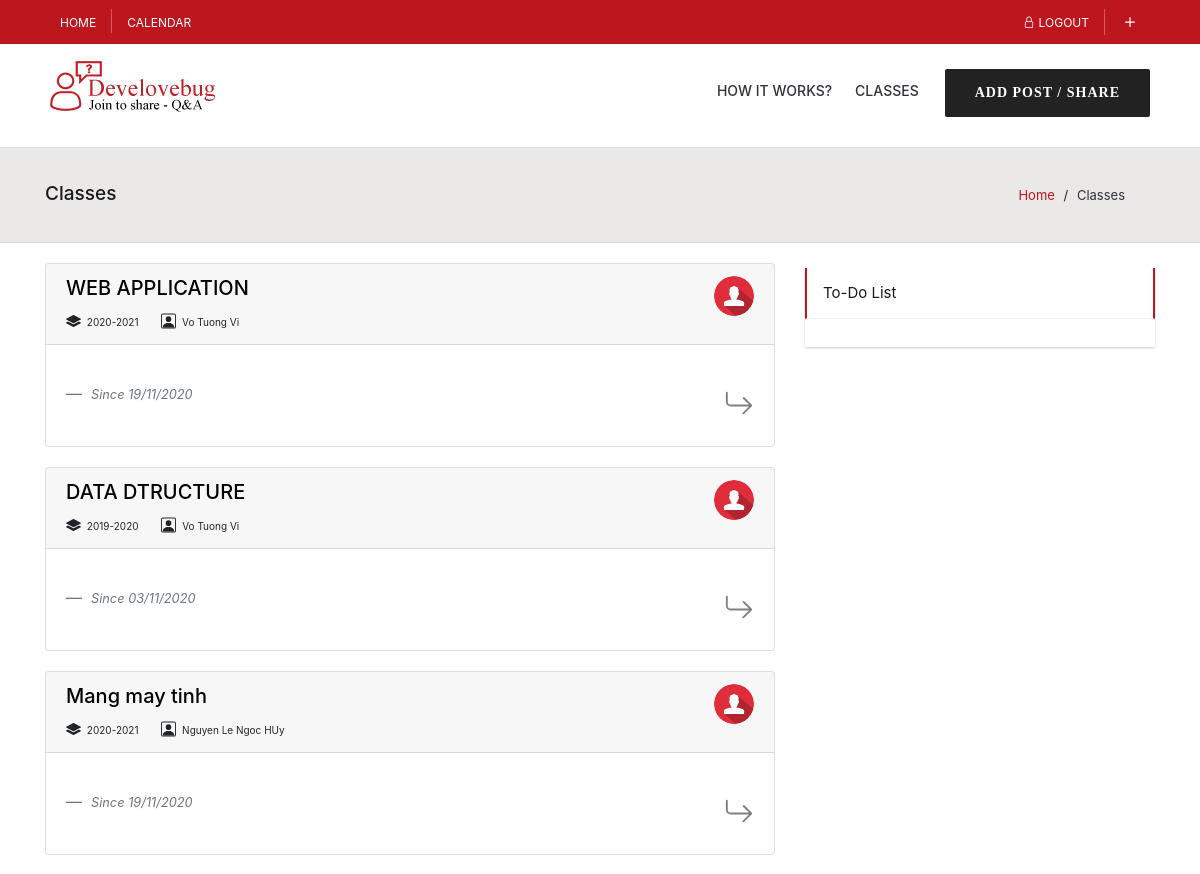
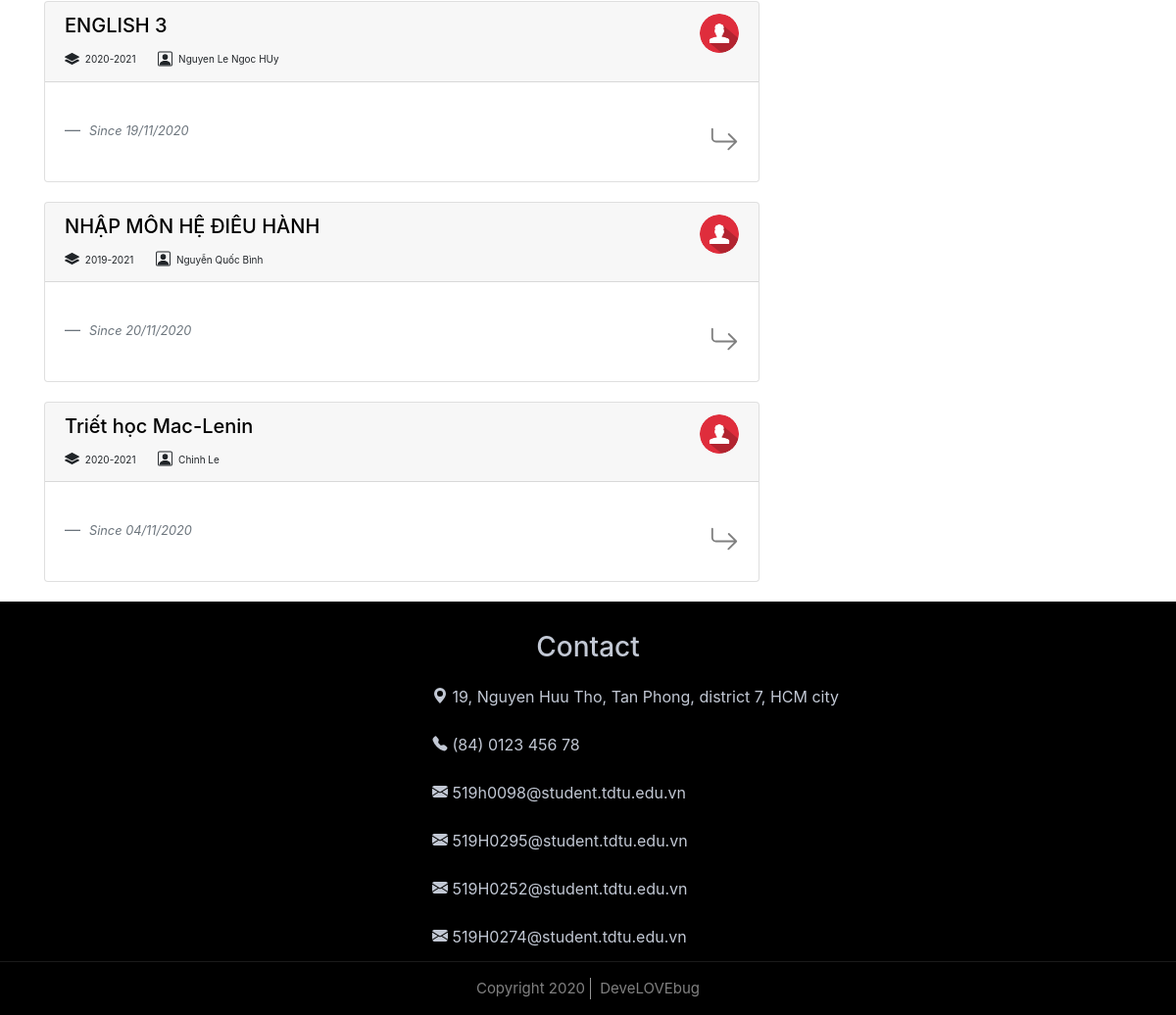
The app's page /classes.php (signed in), older data (2 pictures, top to bottom).
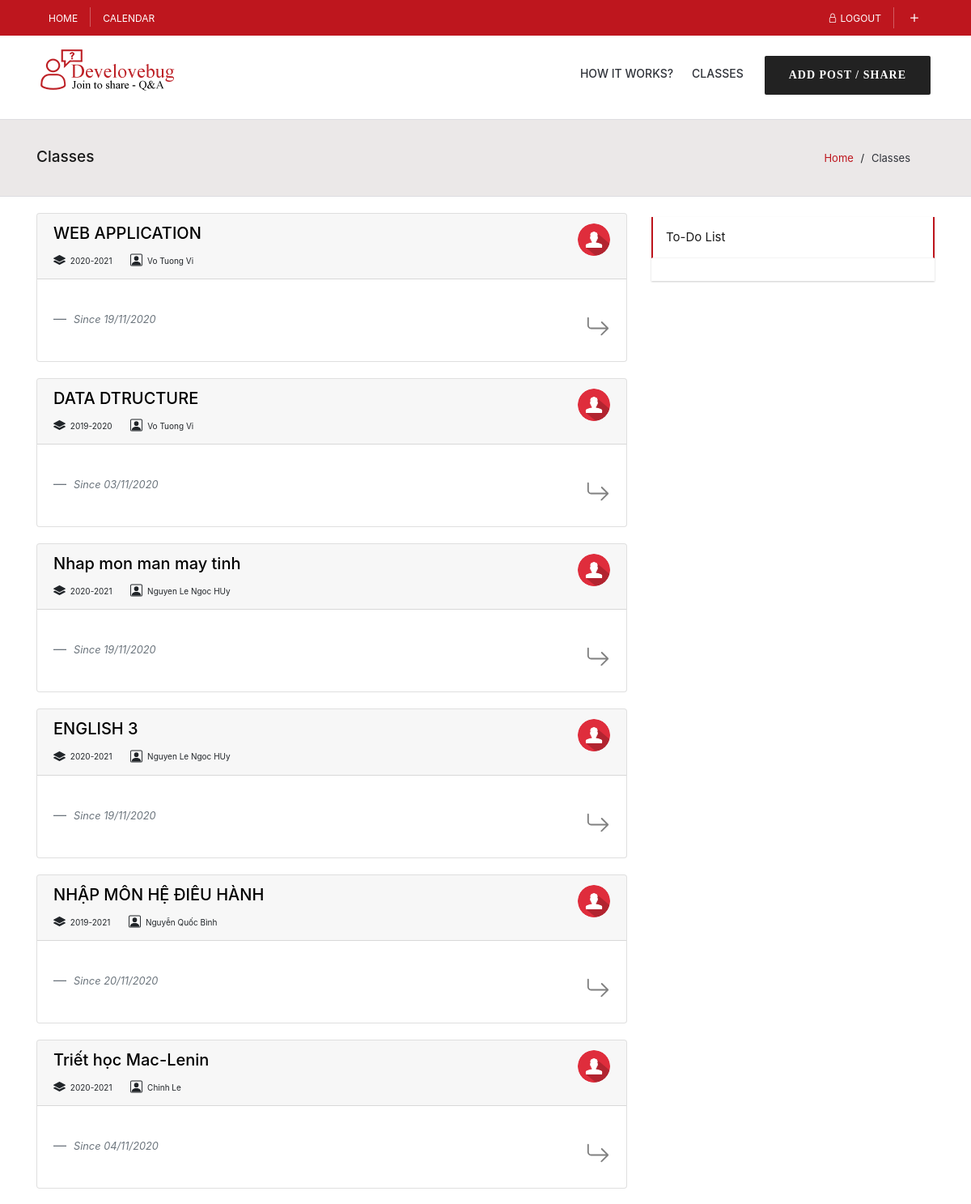
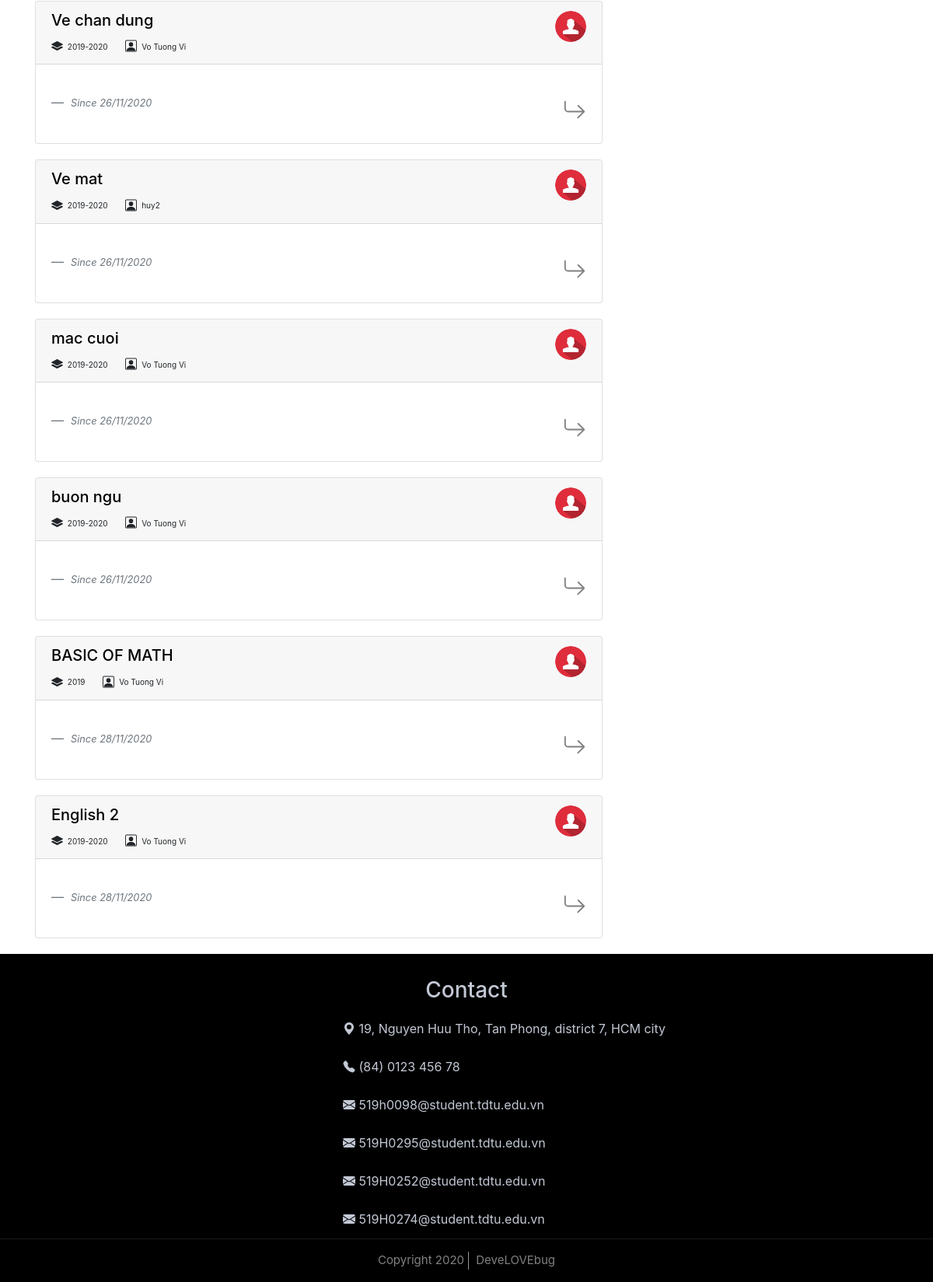
The same page, newer data (2 pictures, top to bottom).
### tables this page shows
CREATE TABLE `class_user_role` (
  `class_id` int(11) NOT NULL,
  `user_id` int(11) NOT NULL,
  `role_id` int(11) NOT NULL
);

CREATE TABLE `classes` (
  `id` int(11) NOT NULL,
  `subject` varchar(255) NOT NULL,
  `code` varchar(255) NOT NULL,
  `semester` varchar(255) NOT NULL,
  `room` varchar(255) DEFAULT NULL,
  `avatar` varchar(255) NOT NULL DEFAULT 'img/class1.png',
  `created_date` date NOT NULL
);

CREATE TABLE `users` (
  `id` int(11) NOT NULL,
  `username` varchar(255) NOT NULL,
  `password` varchar(255) NOT NULL,
  `email` varchar(255) NOT NULL,
  `fullname` varchar(255) NOT NULL,
  `birth` date NOT NULL,
  `tel` varchar(255) NOT NULL,
  `token` varchar(255) NOT NULL,
  `verified` tinyint(1) NOT NULL,
  `avatar` varchar(256) DEFAULT 'img/avatar.png'
);

### dao/functions.php (called while the page is built, shortened)
<?php
    function getClassInfo($conn, $classId){
        $sql =  $conn->prepare("SELECT * FROM classes WHERE id = ?");
        $sql->bind_param("i", $classId);
        $result = null;
        if($sql->execute()){
            $result = $sql->get_result();
        }
        return $result;
    }
    function getTeacherInfo($conn, $classId){
        $roleId = 2;
        $sql =  $conn->prepare("SELECT * FROM class_user_role WHERE class_id = ? AND role_id = ?");
        $sql->bind_param("ii", $classId, $roleId);
        $teacher_info  = null;
        if($sql->execute()){
            $result = $sql->get_result();
            if($result->num_rows > 0){
                $teacher_info = $result->fetch_assoc();
                $sql =  $conn->prepare("SELECT * FROM users WHERE id = ?");
                $sql->bind_param("i", $teacher_info['user_id']);
                if($sql->execute()){
                    $result = $sql->get_result();
                    $teacher_info = $result->fetch_assoc();
                }
            }
        }
        return $teacher_info;
    }
    function getClassesList($conn, $userId){
        $sql =  $conn->prepare("SELECT * FROM class_user_role WHERE user_id = ? ");
        $sql->bind_param("i", $userId);
        $result = null;
        if($sql->execute()){
            $result = $sql->get_result();
        }
        return $result;
    }
?>

### controllers/roleController.php (called while the page is built, shortened)
<?php
    require ('authController.php');
    $classes_list = getClassesList($conn, $_SESSION['userId']);
?>

### classes.php (the view, shortened to what the rows shown need)
<?php
	require "controllers/roleController.php";
?>
<!DOCTYPE html>
<html lang="en">
<?php require 'head-tag.php';?>
<body>
    <div id="wrap" class="wrap-nicescroll">
        <div class="breadcrumbs">
            <div class="container">
                <div class="row">
                    <div class="col-md-12 row">
                        <h1 class="col-md-6">Classes</h1>
                    </div>
                </div>
            </div>
        </div>
        <div class="q-main-content">
            <div class="container">
                <div class="row">
                    <div class="col-md-8">
                        <?php
                        if(isset($_GET['s'])){
                            if($classes_list->num_rows > 0){
                                while($list = $classes_list->fetch_assoc()){
                                    if(getClassInfo($conn, $list["id"])->num_rows > 0){
                                        $classInfoArray = getClassInfo($conn, $list["id"])->fetch_assoc();
                        }
                        ?>
                        <div class="card post class-box">
                            <div class="card-header">
                                <div class="title-box">
                                    <div class="title">
                                        <a href="class.php?ci=<?php echo $classInfoArray['id']?>">
                                            <h5><?php echo $classInfoArray['subject']?></h5>
                                        </a>
                                    </div>
                                    <div class="overal-post-info-box">
                                        <span class="clock">
                                            <small>
                                                <svg width="1em" height="1em" viewBox="0 0 16 16" class="bi bi-layers-fill" fill="currentColor" xmlns="http://www.w3.org/2000/svg">
                                                    <path fill-rule="evenodd" d="M7.765 1.559a.5.5 0 0 1 .47 0l7.5 4a.5.5 0 0 1 0 .882l-7.5 4a.5.5 0 0 1-.47 0l-7.5-4a.5.5 0 0 1 0-.882l7.5-4z"/>
                                                    <path fill-rule="evenodd" d="M2.125 8.567l-1.86.992a.5.5 0 0 0 0 .882l7.5 4a.5.5 0 0 0 .47 0l7.5-4a.5.5 0 0 0 0-.882l-1.86-.992-5.17 2.756a1.5 1.5 0 0 1-1.41 0l-5.17-2.756z"/>
                                                </svg>
                                                <?php echo $classInfoArray['semester']?>
                                            </small>
                                        </span>
                                        <span class="view">
                                            <small>
                                                <svg width="1em" height="1em" viewBox="0 0 16 16" class="bi bi-person-square" fill="currentColor" xmlns="http://www.w3.org/2000/svg">
                                                    <path fill-rule="evenodd" d="M14 1H2a1 1 0 0 0-1 1v12a1 1 0 0 0 1 1h12a1 1 0 0 0 1-1V2a1 1 0 0 0-1-1zM2 0a2 2 0 0 0-2 2v12a2 2 0 0 0 2 2h12a2 2 0 0 0 2-2V2a2 2 0 0 0-2-2H2z"/>
                                                    <path fill-rule="evenodd" d="M2 15v-1c0-1 1-4 6-4s6 3 6 4v1H2zm6-6a3 3 0 1 0 0-6 3 3 0 0 0 0 6z"/>
                                                </svg>
                                                <?php echo getTeacherInfo($conn, $classInfoArray['id'])['fullname']?>
                                            </small>
                                        </span>
                                    </div>
                                </div>
                                <div class="user-info-box">
                                    <img src=<?php echo getTeacherInfo($conn, $classInfoArray['id'])['avatar']?> alt="avatar" class="avatar">
                                </div>
                            </div>
                            <div class="card-body">
                                <blockquote class="blockquote mb-0">
                                    <ul class="assignments-list">
                                        <?php
                                            $assignments_list = getPostsListOfClassByType($conn, 1, $classInfoArray['id']);
                                            if($assignments_list->num_rows > 0){
                                                while($assignmentsList = $assignments_list->fetch_assoc()){
                                                    if(getPostInfo($conn, $assignmentsList["id"])->num_rows > 0){
                                                        $assignmentInfoArray = getPostInfo($conn, $assignmentsList["id"])->fetch_assoc();
                                                        if(($assignmentInfoArray['limit_time'] == null || $assignmentInfoArray['limit_time'] > $assignmentInfoArray['date_created'])
                                                        && checkUserVisibility($conn, $assignmentInfoArray['id'], $_SESSION['userId'])){
                                        ?>
                                        <li>
                                            <a href="post-detail.php?ci=<?php echo $classInfoArray['id']; ?>&pi=<?php echo $assignmentInfoArray["id"]; ?>">
                                                <svg width="1em" height="1em" viewBox="0 0 16 16" class="bi bi-pencil-fill" fill="currentColor" xmlns="http://www.w3.org/2000/svg">
                                                    <path fill-rule="evenodd" d="M12.854.146a.5.5 0 0 0-.707 0L10.5 1.793 14.207 5.5l1.647-1.646a.5.5 0 0 0 0-.708l-3-3zm.646 6.061L9.793 2.5 3.293 9H3.5a.5.5 0 0 1 .5.5v.5h.5a.5.5 0 0 1 .5.5v.5h.5a.5.5 0 0 1 .5.5v.5h.5a.5.5 0 0 1 .5.5v.207l6.5-6.5zm-7.468 7.468A.5.5 0 0 1 6 13.5V13h-.5a.5.5 0 0 1-.5-.5V12h-.5a.5.5 0 0 1-.5-.5V11h-.5a.5.5 0 0 1-.5-.5V10h-.5a.499.499 0 0 1-.175-.032l-.179.178a.5.5 0 0 0-.11.168l-2 5a.5.5 0 0 0 .65.65l5-2a.5.5 0 0 0 .168-.11l.178-.178z"/>
                                                </svg>
                                                <?php echo $assignmentInfoArray["title"]; ?>
                                            </a>
                                        </li>
                                        <?php }}}} ?>
                                    </ul>
                                    <footer class="blockquote-footer">
                                        <cite title="Source Title">
                                            <small><i>Since <?php echo date('d/m/yy',strtotime($classInfoArray['created_date']))?></i></small>
                                        </cite>
                                        <div class="hagtag-list open-class-btn open-icon">
                                            <span>
                                                <a href="class.php?ci=<?php echo $classInfoArray['id']?>">
                                                    <svg width="1em" height="1em" viewBox="0 0 16 16" class="bi bi-arrow-return-right" fill="currentColor" xmlns="http://www.w3.org/2000/svg">
                                                        <path fill-rule="evenodd" d="M1.5 1.5A.5.5 0 0 0 1 2v4.8a2.5 2.5 0 0 0 2.5 2.5h9.793l-3.347 3.346a.5.5 0 0 0 .708.708l4.2-4.2a.5.5 0 0 0 0-.708l-4-4a.5.5 0 0 0-.708.708L13.293 8.3H3.5A1.5 1.5 0 0 1 2 6.8V2a.5.5 0 0 0-.5-.5z"/>
                                                    </svg>
                                                </a>
                                            </span>
                                        </div>
                                    </footer>
                                </blockquote>
                            </div>
                        </div>
                        <?php }}}else{
                        if($classes_list->num_rows > 0){
                            while($list = $classes_list->fetch_assoc()){
                                if(getClassInfo($conn, $list["class_id"])->num_rows > 0){
                                    $classInfoArray = getClassInfo($conn, $list["class_id"])->fetch_assoc();
                        ?>
                            <div class="card     post class-box">
                                <div class="card-header">
                                    <div class="title-box">
                                        <div class="title">
                                            <a href="class.php?ci=<?php echo $classInfoArray['id']?>">
                                                <h5><?php echo $classInfoArray['subject']?></h5>
                                            </a>
                                        </div>
                                        <div class="overal-post-info-box">
                                            <span class="clock">
                                                <small>
                                                    <?php echo $classInfoArray['semester']?>
                                                </small>
                                            </span>
                                            <span class="view">
                                                <small>
                                                    <?php echo getTeacherInfo($conn, $classInfoArray['id'])['fullname']?>
                                                </small>
                                            </span>
                                        </div>
                                    </div>
                                    <div class="user-info-box">
                                        <img src=<?php echo getTeacherInfo($conn, $classInfoArray['id'])['avatar']?> alt="avatar" class="avatar">
                                    </div>
                                </div>
                                <div class="card-body">
                                    <blockquote class="blockquote mb-0">
                                        <footer class="blockquote-footer">
                                            <cite title="Source Title">
                                                <small><i>Since <?php echo date('d/m/yy',strtotime($classInfoArray['created_date']))?></i></small>
                                            </cite>
                                            <div class="hagtag-list open-class-btn open-icon">
                                                <span>
                                                    <a href="class.php?ci=<?php echo $classInfoArray['id']?>">
                                                    </a>
                                                </span>
                                            </div>
                                        </footer>
                                    </blockquote>
                                </div>
                            </div>
                        <?php }}} }?>
                    </div>
                </div>
            </div>
        </div>
    </div>
</body>
</html>

Row changes from the older to the newer data that the page shows:
changed through a linked row, class_user_role: class.subject "Mang may tinh" → "Nhap mon man may tinh"
added class_user_role: class.subject "Ve chan dung", class.semester "2019-2020", class.fullname "Vo Tuong Vi", class.avatar (placeholder picture), class.created_date "26/11/2020"
added class_user_role: class.subject "Ve mat", class.semester "2019-2020", class.fullname "huy2", class.avatar (placeholder picture), class.created_date "26/11/2020"
added class_user_role: class.subject "mac cuoi", class.semester "2019-2020", class.fullname "Vo Tuong Vi", class.avatar (placeholder picture), class.created_date "26/11/2020"
added class_user_role: class.subject "buon ngu", class.semester "2019-2020", class.fullname "Vo Tuong Vi", class.avatar (placeholder picture), class.created_date "26/11/2020"
added class_user_role: class.subject "BASIC OF MATH", class.semester "2019", class.fullname "Vo Tuong Vi", class.avatar (placeholder picture), class.created_date "28/11/2020"
added class_user_role: class.subject "English 2", class.semester "2019-2020", class.fullname "Vo Tuong Vi", class.avatar (placeholder picture), class.created_date "28/11/2020"
